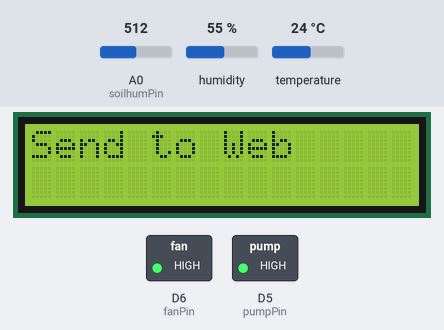
A sketch run on a simulated ESP8266 (NodeMCU). Shown: 16×2 character LCD, switched loads named in the sketch (green lamp = pin HIGH). The inputs (shaded band) are chosen by the test bench; at power-on: humidity 55 %, A0 (soilhumPin) = 512, temperature 24 °C. WiFi joins after 1.5 s; servers stay silent unless stated; uploads are accepted with an empty reply; what the sketch prints to the serial monitor is not drawn.

Above: at 7.1 s.
7.2 s: humidity set to 78 %
At 14.0 s:
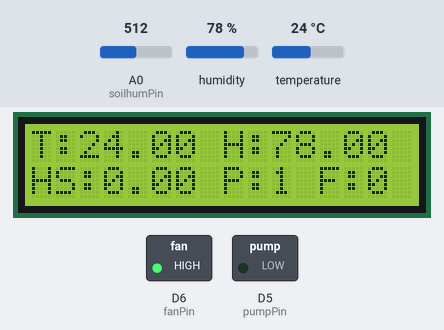
15.0 s: humidity set to 81 %
At 19.8 s:
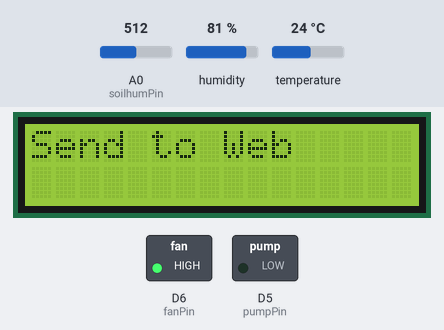
22.4 s: A0 (soilhumPin) set to 138
27.3 s: A0 (soilhumPin) set to 117
At 31.8 s:
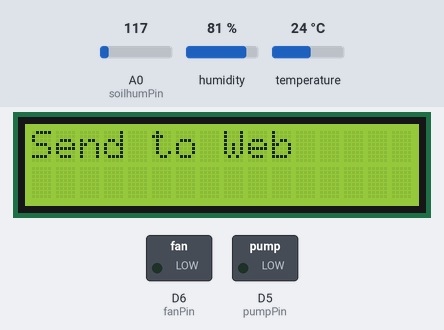
35.0 s: temperature set to 32 °C
At 39.3 s:
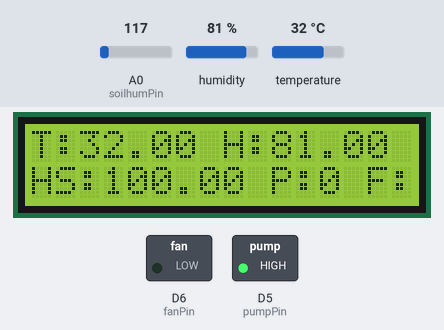
40.1 s: temperature set to 35 °C
At 45.1 s:
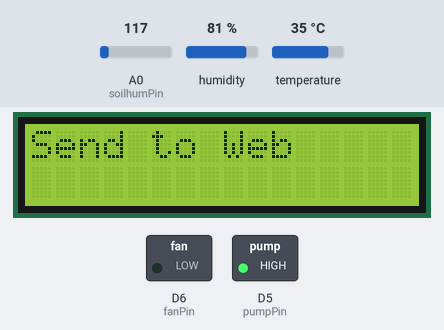
Timing chart, 0 to 47.6 s (numbered marks = the images above; inputs shaded):
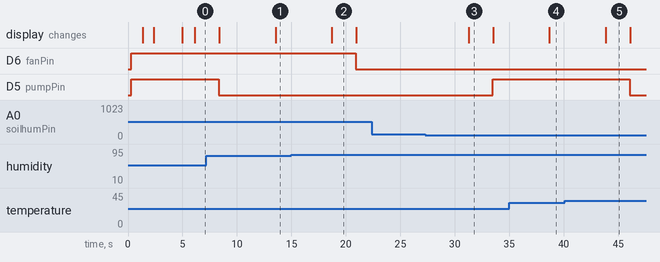

The sketch:

main.ino
```cpp
// library yang dipakai
#include <Arduino.h>
//#include <EMailSender.h>
#include <ESP8266WiFi.h>
#include <Wire.h>
#include <LiquidCrystal_I2C.h>
#include <ESP8266HTTPClient.h>
#include <SimpleTimer.h>
#include <DHT.h>

#define DHTTYPE DHT11

// waktu pengiriman ke server 60000ms = 60s = 1m
#define timersend 60000

// ganti sesuai yang dipakai
const char *ssid = "Wifi-Roboto";                    // ganti wifi
const char *password = "arDY1234";                   // ganti password
String url = "http://192.168.1.4/humtemp/save.php?"; // ganti ip komputer
//http://192.168.1.4/humtemp/save.php?temp=56&huma=99&hums=20&pump=1&fan=1

// variable yang dipakai
bool debugSerial = 1;
bool debugLCD = 1;

const int soilhumPin = A0;
const int DHTPin = D4;
const int pumpPin = D5;
const int fanPin = D6;

float SoilHumidity;
float Temperature;
float Humidity;
bool statusPump = true;
bool statusFan = true;
bool statusSend = false;

uint8_t connection_state = 0;
uint16_t reconnect_interval = 10000;

// definisi instanse
LiquidCrystal_I2C lcd(0x27, 16, 2);
SimpleTimer timer;
DHT dht(DHTPin, DHTTYPE);

// fungsi connect dgn wifi
uint8_t WiFiConnect(const char *nSSID = nullptr, const char *nPassword = nullptr)
{
  static uint16_t attempt = 0;
  serial_show("Connecting to ", 0);
  lcd_show(1, "Connecting to", 0, 0, String(nSSID), 0, 1, 1000);
  if (nSSID)
  {
    WiFi.begin(nSSID, nPassword);
    serial_show(nSSID, 0);
  }

  uint8_t i = 0;
  while (WiFi.status() != WL_CONNECTED && i++ < 50)
  {
    delay(200);
    serial_show(".", 0);
  }
  ++attempt;
  if (i == 51)
  {
    serial_show("\nConnection: TIMEOUT on attempt: ", 0);
    lcd_show(1, "Connecting:", 0, 0, "Timeout", 0, 1, 1000);
    serial_show(String(attempt), 1);
    if (attempt % 2 == 0)
      serial_show("Check if access point available or SSID and Password", 1);
    return false;
  }

  serial_show("\nConnected", 1);
  serial_show("IP Address: ", 0);
  String ip_address = WiFi.localIP().toString();
  serial_show(ip_address, 1);
  lcd_show(1, "Connected", 0, 0, ip_address, 0, 1, 1000);
  return true;
}

// fungsi menunggu koneksi wifi
void Awaits()
{
  uint32_t ts = millis();
  while (!connection_state)
  {
    delay(50);
    if (millis() > (ts + reconnect_interval) && !connection_state)
    {
      connection_state = WiFiConnect();
      ts = millis();
    }
  }
}

// fungsi setup
void setup()
{
  Serial.begin(115200);
  lcd.init();
  delay(250);
  pinMode(DHTPin, INPUT);
  pinMode(pumpPin, OUTPUT);
  pinMode(fanPin, OUTPUT);
  digitalWrite(pumpPin, HIGH);
  digitalWrite(fanPin, HIGH);

  dht.begin();
  delay(1000);
  serial_show("Sistem Monitoring Tanaman", 1);
  lcd_show(1, "Monitoring", 0, 0, "Tanaman", 0, 1, 1000);

  connection_state = WiFiConnect(ssid, password);
  if (!connection_state)
    Awaits();

  timer.setInterval(timersend, update_data);
}

// fungsi utama
void loop()
{
  /*read_dht11();
  read_soilhum();
  serial_show("T:" + String(Temperature) + "*C", 1);
  serial_show("H:" + String(Humidity) + "%", 1);
  serial_show("HS:" + String(SoilHumidity) + "%", 1);
  serial_show("P:" + String(statusPump), 1);
  serial_show("F:" + String(statusFan), 1);
  lcd_show(1, "T:" + String(Temperature) + " H:" + String(Humidity), 0, 0, "HS:" + String(SoilHumidity) + " " + String(statusPump) + " " + String(statusFan), 0, 1, 1);
  delay(1000);*/

  /*
  1. Pompa
  On -> saat tanah kering (0-35)
  Off-> saat tanah lembab (40-70), tanah basah (75-100)
  On -> suhu udara panas (34-36) walaupun tanah sudah lembab, dan kipas on
  2. Kipas
  On -> suhu udara panas (34-36), >36 sangan panas
  Off -> udara normal (24-33), (18-23) sejuk, (<18) dingin
  On -> kelembaban udara udara mulai lembab (40-75)
  */

  timer.run();
  read_dht11();
  read_soilhum();

  // kondisi pompa
  if (SoilHumidity <= 35 || Temperature >= 34) // pompa on
  {
    serial_show("Pump ON", 1);
    if (statusPump == true)
    {
      statusPump = false;
      update_data();
    }
  }
  else if (SoilHumidity > 35) // pompa off
  {
    serial_show("Pump OFF", 1);
    if (statusPump == false)
    {
      statusPump = true;
      update_data();
    }
  }
  digitalWrite(pumpPin, statusPump);

  // kondisi fan
  if (Temperature >= 34 || Humidity >= 80) // fan on
  {
    serial_show("Fan ON", 1);
    if (statusFan == true)
    {
      statusFan = false;
      update_data();
    }
  }
  else if (Temperature < 34 || Humidity < 80) // fan off
  {
    serial_show("Fan OFF", 1);
    if (statusFan == false)
    {
      statusFan = true;
      update_data();
    }
  }
  digitalWrite(fanPin, statusFan);

  serial_show("T:" + String(Temperature) + "*C", 1);
  serial_show("H:" + String(Humidity) + "%", 1);
  serial_show("HS:" + String(SoilHumidity) + "%", 1);
  //serial_show("P:" + String(!statusPump), 1);
  //serial_show("F:" + String(!statusFan), 1);
  lcd_show(1, "T:" + String(Temperature) + " H:" + String(Humidity), 0, 0, "HS:" + String(SoilHumidity) + " P:" + String(!statusPump) + " F:" + String(!statusFan), 0, 1, 1);

  delay(5000);
  serial_show("************************", 1);
}

// fungsi untuk menampilkan ke lcd
void lcd_show(int clear, String text1, int x1, int y1, String text2, int x2, int y2, int waitms)
{
  if (debugLCD == 1)
  {
    if (clear == 1)
    {
      lcd.clear();
    }
    lcd.backlight();
    lcd.setCursor(x1, y1);
    lcd.print(text1);
    lcd.setCursor(x2, y2);
    lcd.print(text2);
    delay(waitms);
  }
}

// fungsi untuk mengirim data serial
void serial_show(String text, int newline)
{
  if (debugSerial == 1)
  {
    if (newline == 1)
    {
      Serial.println(text);
    }
    else
    {
      Serial.print(text);
    }
  }
}

// fungsi untuk baca sensor dht11 (suhu dan kelembaban udara)
void read_dht11()
{
  Temperature = dht.readTemperature();
  Humidity = dht.readHumidity();
}

// fungsi untuk baca sensor kelembaban tanah
void read_soilhum()
{
  float totalValue = 0;
  float value;
  SoilHumidity = 0;

  for (int i = 0; i < 100; i++)
  {
    value = analogRead(soilhumPin);
    totalValue += value;
    value = 0;
    delay(1);
  }

  SoilHumidity = totalValue / 100;
  SoilHumidity = map(SoilHumidity, 124, 136, 100, 0);
  if (SoilHumidity <= 0)
  {
    SoilHumidity = 0;
  }
  if (SoilHumidity >= 100)
  {
    SoilHumidity = 100;
  }
}

// fungsi untuk kirim ke database
void update_data()
{
  //http://192.168.1.4/humtemp/save.php?temp=56&huma=99&hums=20&pump=1&fan=1
  String temp, huma, hums, pump, fan;

  temp = "temp=" + String(Temperature);
  huma = "&huma=" + String(Humidity);
  hums = "&hums=" + String(SoilHumidity);
  pump = "&pump=" + String(!statusPump);
  fan = "&fan=" + String(!statusFan);
  url = url + temp + huma + hums + pump + fan;

  if (WiFi.status() == WL_CONNECTED)
  {
    serial_show("Send to Web", 1);
    lcd_show(1, "Send to Web", 0, 0, " ", 0, 1, 1000);
    HTTPClient http;

    http.begin(url);
    int httpCode = http.GET();

    if (httpCode > 0)
    {
      String payload = http.getString();
      serial_show(payload, 1);
      lcd_show(0, "Send to Web", 0, 0, payload, 0, 1, 1000);
    }

    http.end();
  }
}
```

Measured:
- the behaviour switches between 79 and 80 % on humidity (found by bisection; images 1 and 2)
- the behaviour switches between 132 and 131 on A0 (soilhumPin) (found by bisection; images 2 and 3)
- the behaviour switches between 33 and 34 °C on temperature (found by bisection; images 4 and 5)
- after the input at 7.2 s, the display: first differs from a run without the input after 6.4 s (image 1)
- after the input at 15.0 s, D6 (fanPin): HIGH → LOW after 5.9 s; the display: changes after 3.7 s (image 2)
- after the input at 22.4 s, every drawn part: stays the same
- after the input at 27.3 s, D5 (pumpPin): LOW → HIGH after 6.2 s; the display: changes after 4.0 s (image 3)
- after the input at 35.0 s, the display: changes after 3.7 s (image 4)
- after the input at 40.1 s, D5 (pumpPin): HIGH → LOW after 6.0 s; the display: changes after 3.7 s (image 5)
